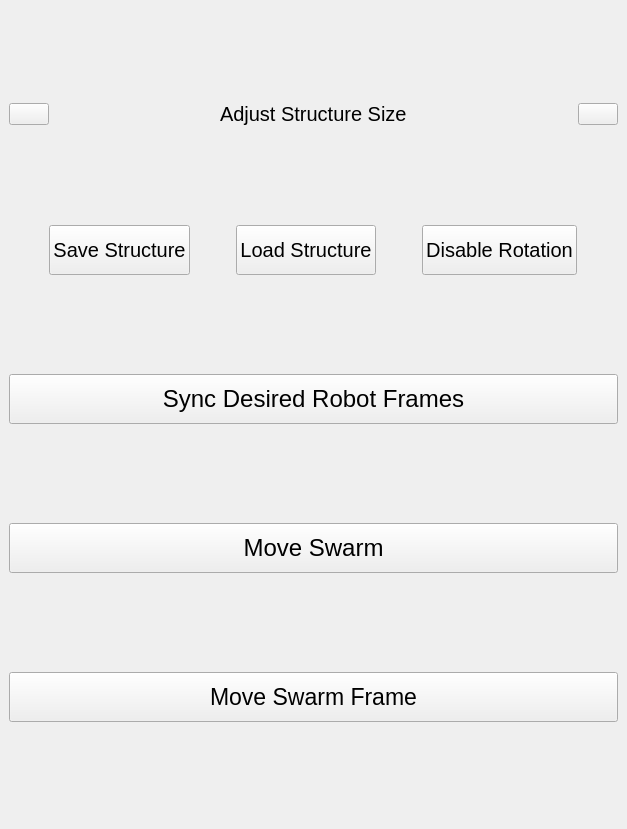
<?xml version="1.0" encoding="UTF-8"?>
<ui version="4.0">
 <class>MainWindow</class>
 <widget class="QMainWindow" name="MainWindow">
  <property name="geometry">
   <rect>
    <x>0</x>
    <y>0</y>
    <width>627</width>
    <height>829</height>
   </rect>
  </property>
  <property name="windowTitle">
   <string>MainWindow</string>
  </property>
  <widget class="QWidget" name="centralwidget">
   <layout class="QVBoxLayout" name="verticalLayout_2">
    <item>
     <layout class="QVBoxLayout" name="verticalLayout">
      <item>
       <layout class="QHBoxLayout" name="Frameresizinglayout"/>
      </item>
      <item>
       <layout class="QHBoxLayout" name="Sizelayout">
        <item>
         <widget class="QPushButton" name="minusbutton">
          <property name="sizePolicy">
           <sizepolicy hsizetype="Maximum" vsizetype="Maximum">
            <horstretch>0</horstretch>
            <verstretch>0</verstretch>
           </sizepolicy>
          </property>
          <property name="text">
           <string/>
          </property>
         </widget>
        </item>
        <item>
         <spacer name="horizontalSpacer">
          <property name="orientation">
           <enum>Qt::Horizontal</enum>
          </property>
          <property name="sizeHint" stdset="0">
           <size>
            <width>40</width>
            <height>20</height>
           </size>
          </property>
         </spacer>
        </item>
        <item>
         <widget class="QLabel" name="label">
          <property name="font">
           <font>
            <pointsize>15</pointsize>
           </font>
          </property>
          <property name="text">
           <string>Adjust Structure Size</string>
          </property>
         </widget>
        </item>
        <item>
         <spacer name="horizontalSpacer_2">
          <property name="orientation">
           <enum>Qt::Horizontal</enum>
          </property>
          <property name="sizeHint" stdset="0">
           <size>
            <width>40</width>
            <height>20</height>
           </size>
          </property>
         </spacer>
        </item>
        <item>
         <widget class="QPushButton" name="plusbutton">
          <property name="sizePolicy">
           <sizepolicy hsizetype="Maximum" vsizetype="Maximum">
            <horstretch>0</horstretch>
            <verstretch>0</verstretch>
           </sizepolicy>
          </property>
          <property name="text">
           <string/>
          </property>
         </widget>
        </item>
       </layout>
      </item>
      <item>
       <layout class="QHBoxLayout" name="horizontalLayout">
        <item>
         <widget class="QPushButton" name="Savestructure">
          <property name="sizePolicy">
           <sizepolicy hsizetype="Maximum" vsizetype="Maximum">
            <horstretch>0</horstretch>
            <verstretch>0</verstretch>
           </sizepolicy>
          </property>
          <property name="minimumSize">
           <size>
            <width>0</width>
            <height>50</height>
           </size>
          </property>
          <property name="font">
           <font>
            <pointsize>15</pointsize>
           </font>
          </property>
          <property name="text">
           <string>Save Structure</string>
          </property>
         </widget>
        </item>
        <item>
         <widget class="QPushButton" name="Loadstructure">
          <property name="sizePolicy">
           <sizepolicy hsizetype="Maximum" vsizetype="Maximum">
            <horstretch>0</horstretch>
            <verstretch>0</verstretch>
           </sizepolicy>
          </property>
          <property name="minimumSize">
           <size>
            <width>0</width>
            <height>50</height>
           </size>
          </property>
          <property name="font">
           <font>
            <pointsize>15</pointsize>
           </font>
          </property>
          <property name="text">
           <string>Load Structure</string>
          </property>
         </widget>
        </item>
        <item>
         <widget class="QPushButton" name="Disablerotation">
          <property name="sizePolicy">
           <sizepolicy hsizetype="Maximum" vsizetype="Maximum">
            <horstretch>0</horstretch>
            <verstretch>0</verstretch>
           </sizepolicy>
          </property>
          <property name="minimumSize">
           <size>
            <width>0</width>
            <height>50</height>
           </size>
          </property>
          <property name="font">
           <font>
            <pointsize>15</pointsize>
           </font>
          </property>
          <property name="text">
           <string>Disable Rotation</string>
          </property>
         </widget>
        </item>
       </layout>
      </item>
      <item>
       <widget class="QPushButton" name="syncFrames">
        <property name="minimumSize">
         <size>
          <width>50</width>
          <height>50</height>
         </size>
        </property>
        <property name="font">
         <font>
          <pointsize>18</pointsize>
         </font>
        </property>
        <property name="text">
         <string>Sync Desired Robot Frames</string>
        </property>
       </widget>
      </item>
      <item>
       <widget class="QPushButton" name="Moveswarm">
        <property name="minimumSize">
         <size>
          <width>50</width>
          <height>50</height>
         </size>
        </property>
        <property name="font">
         <font>
          <pointsize>18</pointsize>
         </font>
        </property>
        <property name="text">
         <string>Move Swarm</string>
        </property>
       </widget>
      </item>
      <item>
       <widget class="QPushButton" name="Moveswarmframe">
        <property name="minimumSize">
         <size>
          <width>0</width>
          <height>50</height>
         </size>
        </property>
        <property name="font">
         <font>
          <pointsize>17</pointsize>
         </font>
        </property>
        <property name="text">
         <string>Move Swarm Frame</string>
        </property>
       </widget>
      </item>
      <item>
       <layout class="QGridLayout" name="Robotlayout"/>
      </item>
     </layout>
    </item>
   </layout>
  </widget>
 </widget>
 <resources/>
 <connections/>
</ui>
